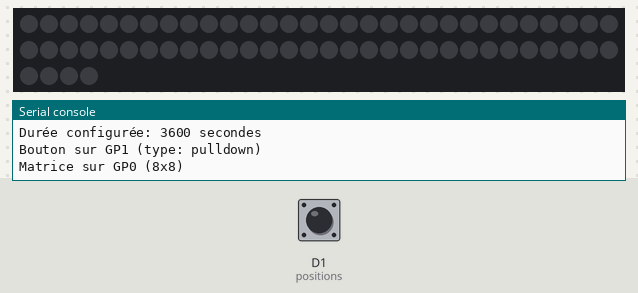
The program below on a simulated CircuitPython board. Shown: 64 RGB LEDs in strip order, left to right, continuing on the next row, the last lines printed to the serial console. The inputs (shaded band) are chosen by the test bench; at power-on: D1 (positions) LOW. Dim RGB values are drawn brighter than linear; random numbers come from a fixed seed.

Above: at 1.2 s.
1.3 s: D1 (positions) pulled HIGH for 0.15 s
At 4.2 s:
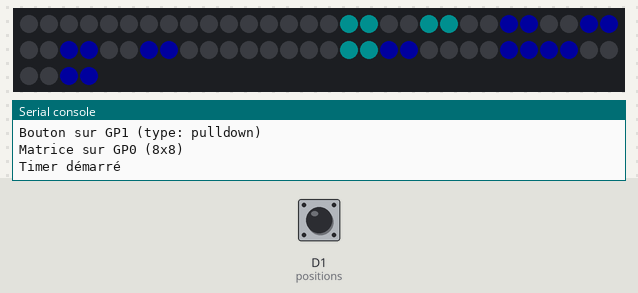
4.4 s: D1 (positions) pulled HIGH for 1 s
At 6.6 s:
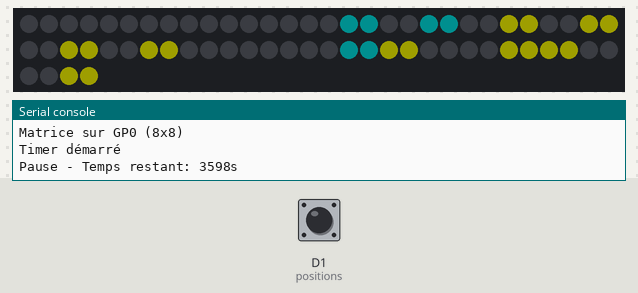
7.1 s: D1 (positions) pulled HIGH for 3.2 s
10.9 s: D1 (positions) pulled HIGH for 3.2 s
At 14.3 s:
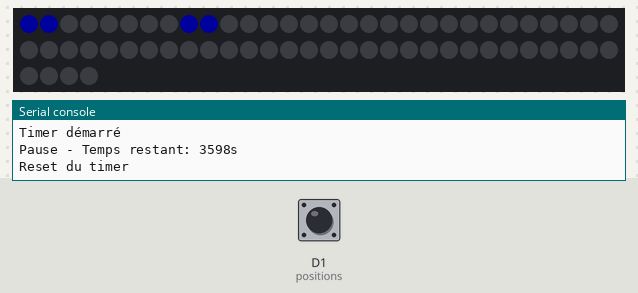
15.6 s: D1 (positions) pulsed HIGH 2 times (0.12 s each, 0.3 s apart)
17.7 s: D1 (positions) pulled HIGH for 3.2 s
Timing chart, 0 to 20.7 s (numbered marks = the images above; inputs shaded):
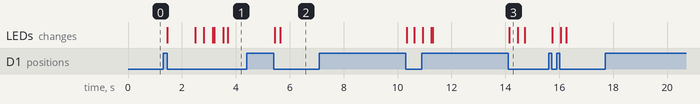

Measured:
- after the input at 1.3 s, the LEDs: first change after 0.16 s (image 1 shows a later state)

The program:

code.py
```python
import board
import neopixel
import digitalio
import time
import random
import sys

try:
    import toml
    HAS_TOML = True
except ImportError:
    print("Avertissement: module toml non trouvé, utilisation des valeurs par défaut")
    HAS_TOML = False

# ===== CHARGEMENT CONFIGURATION =====
CONFIG_DEFAUT = {
    "system": {"nom": "Minuteur BCD", "debug": True},
    "matrice": {"pin": 0, "nombre_leds": 64, "lignes": 8, "colonnes": 8,
                "luminosite": 0.3, "auto_write": False},
    "bouton": {"pin": 1, "type": "pulldown", "appui_long_duree": 1.5},
    "timer": {"duree_initiale": 3600, "duree_explosion": 10, "rafraichissement": 0.05},
    "transitions": {"seconde": 0.15, "minute": 0.3, "heure": 0.5,
                   "etat": 0.4, "etape": 0.02},
    "couleurs": {
        "normale": {"r": 0, "g": 0, "b": 100},
        "pause": {"r": 100, "g": 100, "b": 0},
        "secondes": {"r": 0, "g": 50, "b": 50},
        "explosion": {
            "phase1": {"r": 50, "g": 50, "b": 0},
            "phase2": {"r": 50, "g": 0, "b": 0},
            "phase3": {"r": 0, "g": 0, "b": 50}
        }
    },
    "affichage_bcd": {
        "heures": [0, 1, 0, 7],
        "dizaines_minutes": [3, 4, 0, 7],
        "unites_minutes": [6, 7, 0, 7],
        "dizaines_secondes": [2, 2, 0, 5],
        "unites_secondes": [5, 5, 0, 7]
    },
    "animation": {
        "clignotement_rapide": 0.1,
        "extinction_facteur": 0.95,
        "etapes_extinction": 20
    }
}

def charger_configuration():
    """Charge la configuration depuis config.toml ou utilise les valeurs par défaut"""
    if not HAS_TOML:
        return CONFIG_DEFAUT

    try:
        with open('/config.toml', 'r') as f:
            config = toml.load(f)

        # Fusionner avec les valeurs par défaut pour les champs manquants
        config_final = fusionner_configurations(CONFIG_DEFAUT, config)

        if config_final["system"]["debug"]:
            print("Configuration chargée avec succès")
            print(f"Timer: {config_final['timer']['duree_initiale']} secondes")

        return config_final

    except Exception as e:
        print(f"Erreur chargement config: {e}, utilisation valeurs par défaut")
        return CONFIG_DEFAUT

def fusionner_configurations(defaut, utilisateur):
    """Fusionne récursivement deux dictionnaires de configuration"""
    resultat = defaut.copy()
    for cle, valeur in utilisateur.items():
        if cle in resultat and isinstance(resultat[cle], dict) and isinstance(valeur, dict):
            resultat[cle] = fusionner_configurations(resultat[cle], valeur)
        else:
            resultat[cle] = valeur
    return resultat

# Charger la configuration
config = charger_configuration()

# ===== VARIABLES DE CONFIGURATION =====
DUREE_TIMER = config["timer"]["duree_initiale"]
DUREE_EXPLOSION = config["timer"]["duree_explosion"]
APPUI_LONG = config["bouton"]["appui_long_duree"]
DUREE_FADE_SECONDE = config["transitions"]["seconde"]
DUREE_FADE_MINUTE = config["transitions"]["minute"]
DUREE_FADE_HEURE = config["transitions"]["heure"]
DUREE_FADE_ETAT = config["transitions"]["etat"]
DUREE_ETAPE = config["transitions"]["etape"]

# Couleurs configurées
COULEUR_NORMALE_BASE = (
    config["couleurs"]["normale"]["r"],
    config["couleurs"]["normale"]["g"],
    config["couleurs"]["normale"]["b"]
)
COULEUR_PAUSE_BASE = (
    config["couleurs"]["pause"]["r"],
    config["couleurs"]["pause"]["g"],
    config["couleurs"]["pause"]["b"]
)
COULEUR_SECONDES = (
    config["couleurs"]["secondes"]["r"],
    config["couleurs"]["secondes"]["g"],
    config["couleurs"]["secondes"]["b"]
)
COULEURS_EXPLOSION = [
    (
        config["couleurs"]["explosion"]["phase1"]["r"],
        config["couleurs"]["explosion"]["phase1"]["g"],
        config["couleurs"]["explosion"]["phase1"]["b"]
    ),
    (
        config["couleurs"]["explosion"]["phase2"]["r"],
        config["couleurs"]["explosion"]["phase2"]["g"],
        config["couleurs"]["explosion"]["phase2"]["b"]
    ),
    (
        config["couleurs"]["explosion"]["phase3"]["r"],
        config["couleurs"]["explosion"]["phase3"]["g"],
        config["couleurs"]["explosion"]["phase3"]["b"]
    )
]

# Configuration BCD
BCD_CONFIG = config["affichage_bcd"]

# ===== INITIALISATION MATÉRIEL =====
# Matrice NeoPixel
pin_matrice = getattr(board, f"GP{config['matrice']['pin']}")
pixels = neopixel.NeoPixel(
    pin_matrice,
    config["matrice"]["nombre_leds"],
    brightness=config["matrice"]["luminosite"],
    auto_write=config["matrice"]["auto_write"]
)

# Bouton
pin_bouton = getattr(board, f"GP{config['bouton']['pin']}")
touch = digitalio.DigitalInOut(pin_bouton)
touch.direction = digitalio.Direction.INPUT

# Configuration du pull du bouton
type_bouton = config["bouton"]["type"]
if type_bouton == "pulldown":
    touch.pull = digitalio.Pull.DOWN
elif type_bouton == "pullup":
    touch.pull = digitalio.Pull.UP
# else: none, pas de pull

# ===== FONCTIONS UTILITAIRES =====

def coords_to_index(x, y):
    """
    Convertit coordonnées (x,y) en index LED
    x=0, y=0 = bas gauche
    x=7, y=7 = haut droite
    Matrice organisée en colonnes
    """
    if x < 0 or x > 7 or y < 0 or y > 7:
        return None
    return x * 8 + y

def clear_matrix():
    """Éteint toutes les LEDs"""
    pixels.fill((0, 0, 0))
    pixels.show()

def interpoler_couleur(couleur1, couleur2, facteur):
    """
    Interpole entre deux couleurs selon un facteur (0.0 à 1.0)
    facteur = 0.0 → couleur1
    facteur = 1.0 → couleur2
    """
    r1, g1, b1 = couleur1
    r2, g2, b2 = couleur2
    r = int(r1 + (r2 - r1) * facteur)
    g = int(g1 + (g2 - g1) * facteur)
    b = int(b1 + (b2 - b1) * facteur)
    return (r, g, b)

def afficher_zone(x_debut, x_fin, y_debut, y_fin, couleur, buffer):
    """Affiche une zone rectangulaire dans le buffer"""
    for x in range(x_debut, x_fin + 1):
        for y in range(y_debut, y_fin + 1):
            idx = coords_to_index(x, y)
            if idx is not None:
                buffer[idx] = couleur

def generer_affichage_bcd(secondes_totales, couleur_base):
    """
    Génère un buffer d'affichage pour le temps donné
    Retourne un tableau de 64 couleurs RGB
    """
    # Calcul des composantes temporelles
    heures = secondes_totales // 3600
    minutes = (secondes_totales % 3600) // 60
    secondes = secondes_totales % 60

    dizaines_min = minutes // 10
    unites_min = minutes % 10
    dizaines_sec = secondes // 10
    unites_sec = secondes % 10

    # Créer un buffer pour le nouvel affichage
    buffer = [(0, 0, 0)] * 64

    # ===== Affichage des heures =====
    heures_affichage = heures % 10
    for bit in range(4):
        if heures_affichage & (1 << bit):
            y_base = bit * 2
            x1, x2, y1, y2 = BCD_CONFIG["heures"]
            afficher_zone(x1, x2, y_base, y_base + 1, couleur_base, buffer)

    # ===== Affichage des dizaines de secondes =====
    for bit in range(3):
        if dizaines_sec & (1 << bit):
            y_base = bit * 2
            x1, x2, y1, y2 = BCD_CONFIG["dizaines_secondes"]
            afficher_zone(x1, x2, y_base, y_base + 1, COULEUR_SECONDES, buffer)

    # ===== Affichage des dizaines de minutes =====
    for bit in range(4):
        if dizaines_min & (1 << bit):
            y_base = bit * 2
            x1, x2, y1, y2 = BCD_CONFIG["dizaines_minutes"]
            afficher_zone(x1, x2, y_base, y_base + 1, couleur_base, buffer)

    # ===== Affichage des unités de secondes =====
    for bit in range(4):
        if unites_sec & (1 << bit):
            y_base = bit * 2
            x1, x2, y1, y2 = BCD_CONFIG["unites_secondes"]
            afficher_zone(x1, x2, y_base, y_base + 1, COULEUR_SECONDES, buffer)

    # ===== Affichage des unités de minutes =====
    for bit in range(4):
        if unites_min & (1 << bit):
            y_base = bit * 2
            x1, x2, y1, y2 = BCD_CONFIG["unites_minutes"]
            afficher_zone(x1, x2, y_base, y_base + 1, couleur_base, buffer)

    return buffer

def transition_fade(buffer_source, buffer_dest, duree):
    """
    Effectue une transition douce (fade) entre deux états d'affichage
    """
    etapes = int(duree / DUREE_ETAPE)
    if etapes < 1:
        etapes = 1

    for etape in range(etapes + 1):
        facteur = etape / etapes
        for i in range(64):
            couleur = interpoler_couleur(buffer_source[i], buffer_dest[i], facteur)
            pixels[i] = couleur
        pixels.show()
        time.sleep(DUREE_ETAPE)

def detecter_type_changement(ancien_temps, nouveau_temps):
    """
    Détecte quel type de changement s'est produit (seconde, minute, heure)
    Retourne la durée de fade appropriée
    """
    if ancien_temps is None:
        return DUREE_FADE_ETAT

    ancien_heures = ancien_temps // 3600
    nouveau_heures = nouveau_temps // 3600
    ancien_minutes = (ancien_temps % 3600) // 60
    nouveau_minutes = (nouveau_temps % 3600) // 60

    if ancien_heures != nouveau_heures:
        return DUREE_FADE_HEURE

    if ancien_minutes != nouveau_minutes:
        return DUREE_FADE_MINUTE

    return DUREE_FADE_SECONDE

def afficher_bcd(secondes_totales, couleur_base, avec_transition=False, ancien_temps=None):
    """
    Affiche le temps en BCD avec option de transition fade adaptative
    """
    global buffer_affichage_actuel

    # Générer le nouvel affichage
    nouveau_buffer = generer_affichage_bcd(secondes_totales, couleur_base)

    if avec_transition and buffer_affichage_actuel is not None:
        duree = detecter_type_changement(ancien_temps, secondes_totales)
        transition_fade(buffer_affichage_actuel, nouveau_buffer, duree)
    else:
        for i in range(64):
            pixels[i] = nouveau_buffer[i]
        pixels.show()

    buffer_affichage_actuel = nouveau_buffer

def effet_explosion():
    """Effet d'explosion de pixels colorés à la fin du timer"""
    debut = time.monotonic()
    duree_phase = DUREE_EXPLOSION / 3

    # Phase 1: Remplissage progressif aléatoire
    positions = list(range(64))
    for i in range(len(positions)-1, 0, -1):
        j = random.randint(0, i)
        positions[i], positions[j] = positions[j], positions[i]

    delai_phase1 = duree_phase / 64
    for i in range(64):
        couleur = COULEURS_EXPLOSION[random.randint(0, len(COULEURS_EXPLOSION)-1)]
        pixels[positions[i]] = couleur
        pixels.show()
        time.sleep(delai_phase1)

    # Phase 2: Clignotements
    nb_clignotements = int(duree_phase / (config["animation"]["clignotement_rapide"] * 2))
    for _ in range(nb_clignotements):
        pixels.fill((0, 0, 0))
        pixels.show()
        time.sleep(config["animation"]["clignotement_rapide"])
        for i in range(64):
            couleur = COULEURS_EXPLOSION[random.randint(0, len(COULEURS_EXPLOSION)-1)]
            pixels[i] = couleur
        pixels.show()
        time.sleep(config["animation"]["clignotement_rapide"])

    # Phase 3: Extinction progressive
    nb_etapes = config["animation"]["etapes_extinction"]
    facteur = config["animation"]["extinction_facteur"]
    delai_extinction = duree_phase / nb_etapes

    for _ in range(nb_etapes):
        for i in range(64):
            r, g, b = pixels[i]
            pixels[i] = (int(r*facteur), int(g*facteur), int(b*facteur))
        pixels.show()
        time.sleep(delai_extinction)

    clear_matrix()

    if config["system"]["debug"]:
        duree_totale = time.monotonic() - debut
        print(f"Explosion terminée en {duree_totale:.1f}s")

def detecter_appui():
    """
    Détecte un appui sur le bouton et retourne:
    - None si pas d'appui
    - "court" si appui court
    - "long" si appui long
    """
    if type_bouton == "pullup":
        # Pour pullup, le bouton est actif bas
        if touch.value:  # Bouton relâché
            return None
    else:
        # Pour pulldown, le bouton est actif haut
        if not touch.value:  # Bouton relâché
            return None

    # Bouton pressé, mesurer la durée
    debut = time.monotonic()
    while True:
        time.sleep(0.01)
        if type_bouton == "pullup":
            if touch.value:  # Bouton relâché
                break
        else:
            if not touch.value:  # Bouton relâché
                break

        if time.monotonic() - debut > APPUI_LONG:
            # Attendre le relâchement
            while (type_bouton == "pullup" and not touch.value) or \
                  (type_bouton != "pullup" and touch.value):
                time.sleep(0.01)
            return "long"

    duree = time.monotonic() - debut
    return "long" if duree >= APPUI_LONG else "court"

# ===== PROGRAMME PRINCIPAL =====
ETAT_ARRET = 0
ETAT_EN_COURS = 1
ETAT_PAUSE = 2
ETAT_TERMINE = 3

etat = ETAT_ARRET
temps_restant = DUREE_TIMER
temps_precedent = None
dernier_update = 0
dernier_affichage = -1
buffer_affichage_actuel = None

if config["system"]["debug"]:
    print("Minuteur BCD démarré")
    print(f"Durée configurée: {DUREE_TIMER} secondes")
    print(f"Bouton sur GP{config['bouton']['pin']} (type: {type_bouton})")
    print(f"Matrice sur GP{config['matrice']['pin']} ({config['matrice']['lignes']}x{config['matrice']['colonnes']})")

clear_matrix()

while True:
    appui = detecter_appui()
    temps_actuel = time.monotonic()

    # Gestion des appuis
    if appui:
        if etat == ETAT_ARRET:
            if appui == "court":
                etat = ETAT_EN_COURS
                temps_restant = DUREE_TIMER
                temps_precedent = None
                dernier_update = temps_actuel
                afficher_bcd(temps_restant, COULEUR_NORMALE_BASE, avec_transition=True, ancien_temps=None)
                temps_precedent = temps_restant
                dernier_affichage = temps_restant
                if config["system"]["debug"]:
                    print("Timer démarré")
            elif appui == "long":
                if buffer_affichage_actuel:
                    buffer_noir = [(0, 0, 0)] * 64
                    transition_fade(buffer_affichage_actuel, buffer_noir, DUREE_FADE_ETAT)
                else:
                    clear_matrix()
                buffer_affichage_actuel = None
                temps_precedent = None
                if config["system"]["debug"]:
                    print("Affichage éteint")

        elif etat == ETAT_EN_COURS:
            if appui == "court":
                etat = ETAT_PAUSE
                afficher_bcd(temps_restant, COULEUR_PAUSE_BASE, avec_transition=True, ancien_temps=temps_precedent)
                temps_precedent = temps_restant
                dernier_affichage = temps_restant
                if config["system"]["debug"]:
                    print(f"Pause - Temps restant: {temps_restant}s")

        elif etat == ETAT_PAUSE:
            if appui == "court":
                etat = ETAT_EN_COURS
                dernier_update = temps_actuel
                afficher_bcd(temps_restant, COULEUR_NORMALE_BASE, avec_transition=True, ancien_temps=temps_precedent)
                temps_precedent = temps_restant
                dernier_affichage = temps_restant
                if config["system"]["debug"]:
                    print("Reprise du timer")
            elif appui == "long":
                buffer_noir = [(0, 0, 0)] * 64
                if buffer_affichage_actuel:
                    transition_fade(buffer_affichage_actuel, buffer_noir, duree=DUREE_FADE_ETAT/2)
                etat = ETAT_ARRET
                temps_restant = DUREE_TIMER
                temps_precedent = None
                time.sleep(0.1)
                afficher_bcd(temps_restant, COULEUR_NORMALE_BASE, avec_transition=True, ancien_temps=None)
                temps_precedent = temps_restant
                dernier_affichage = temps_restant
                if config["system"]["debug"]:
                    print("Reset du timer")

        elif etat == ETAT_TERMINE:
            if appui == "long":
                buffer_noir = [(0, 0, 0)] * 64
                if buffer_affichage_actuel:
                    transition_fade(buffer_affichage_actuel, buffer_noir, DUREE_FADE_ETAT)
                else:
                    clear_matrix()
                etat = ETAT_ARRET
                temps_restant = DUREE_TIMER
                buffer_affichage_actuel = None
                temps_precedent = None
                dernier_affichage = -1
                if config["system"]["debug"]:
                    print("Extinction - Timer réinitialisé")

    # Mise à jour du décompte
    if etat == ETAT_EN_COURS:
        if temps_actuel - dernier_update >= 1.0:
            ancien_temps = temps_restant
            temps_restant -= 1
            dernier_update = temps_actuel

            if temps_restant <= 0:
                temps_restant = 0
                etat = ETAT_TERMINE
                buffer_affichage_actuel = None
                temps_precedent = None
                if config["system"]["debug"]:
                    print("Timer terminé!")
                effet_explosion()
            else:
                if temps_restant != dernier_affichage:
                    afficher_bcd(temps_restant, COULEUR_NORMALE_BASE, avec_transition=True, ancien_temps=ancien_temps)
                    temps_precedent = temps_restant
                    dernier_affichage = temps_restant

    time.sleep(config["timer"]["rafraichissement"])
```
